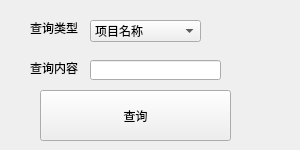
<?xml version="1.0" encoding="UTF-8"?>
<ui version="4.0">
 <class>management_of_competiton_search</class>
 <widget class="QWidget" name="management_of_competiton_search">
  <property name="geometry">
   <rect>
    <x>0</x>
    <y>0</y>
    <width>300</width>
    <height>150</height>
   </rect>
  </property>
  <property name="windowTitle">
   <string>management_of_competiton_search</string>
  </property>
  <widget class="QPushButton" name="pushButton">
   <property name="geometry">
    <rect>
     <x>40</x>
     <y>90</y>
     <width>191</width>
     <height>51</height>
    </rect>
   </property>
   <property name="text">
    <string>查询</string>
   </property>
  </widget>
  <widget class="QComboBox" name="comboBox_Type">
   <property name="geometry">
    <rect>
     <x>90</x>
     <y>20</y>
     <width>111</width>
     <height>22</height>
    </rect>
   </property>
   <item>
    <property name="text">
     <string>项目名称</string>
    </property>
   </item>
   <item>
    <property name="text">
     <string>所属组别</string>
    </property>
   </item>
   <item>
    <property name="text">
     <string>项目性质</string>
    </property>
   </item>
   <item>
    <property name="text">
     <string>名次</string>
    </property>
   </item>
   <item>
    <property name="text">
     <string>得分情况</string>
    </property>
   </item>
  </widget>
  <widget class="QLabel" name="label">
   <property name="geometry">
    <rect>
     <x>30</x>
     <y>20</y>
     <width>50</width>
     <height>15</height>
    </rect>
   </property>
   <property name="text">
    <string>查询类型</string>
   </property>
  </widget>
  <widget class="QLabel" name="label_2">
   <property name="geometry">
    <rect>
     <x>30</x>
     <y>60</y>
     <width>50</width>
     <height>15</height>
    </rect>
   </property>
   <property name="text">
    <string>查询内容</string>
   </property>
  </widget>
  <widget class="QLineEdit" name="lineEdit_SearchContent">
   <property name="geometry">
    <rect>
     <x>90</x>
     <y>60</y>
     <width>131</width>
     <height>20</height>
    </rect>
   </property>
  </widget>
 </widget>
 <resources/>
 <connections>
  <connection>
   <sender>pushButton</sender>
   <signal>clicked()</signal>
   <receiver>management_of_competiton_search</receiver>
   <slot>button_Search_clicked()</slot>
   <hints>
    <hint type="sourcelabel">
     <x>154</x>
     <y>124</y>
    </hint>
    <hint type="destinationlabel">
     <x>300</x>
     <y>126</y>
    </hint>
   </hints>
  </connection>
 </connections>
 <slots>
  <slot>button_Search_clicked()</slot>
 </slots>
</ui>
